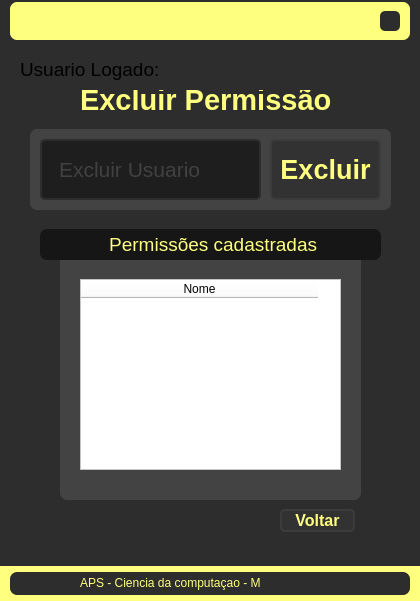
<?xml version="1.0" encoding="UTF-8"?>
<ui version="4.0">
 <class>MainWindow</class>
 <widget class="QMainWindow" name="MainWindow">
  <property name="geometry">
   <rect>
    <x>0</x>
    <y>0</y>
    <width>420</width>
    <height>601</height>
   </rect>
  </property>
  <property name="minimumSize">
   <size>
    <width>420</width>
    <height>600</height>
   </size>
  </property>
  <property name="windowTitle">
   <string>MainWindow</string>
  </property>
  <widget class="QWidget" name="centralwidget">
   <layout class="QVBoxLayout" name="verticalLayout">
    <property name="spacing">
     <number>0</number>
    </property>
    <property name="leftMargin">
     <number>0</number>
    </property>
    <property name="topMargin">
     <number>0</number>
    </property>
    <property name="rightMargin">
     <number>0</number>
    </property>
    <property name="bottomMargin">
     <number>0</number>
    </property>
    <item>
     <widget class="QFrame" name="topbar">
      <property name="maximumSize">
       <size>
        <width>16777215</width>
        <height>40</height>
       </size>
      </property>
      <property name="styleSheet">
       <string notr="true">background-color: rgb(45, 45, 45);</string>
      </property>
      <property name="frameShape">
       <enum>QFrame::NoFrame</enum>
      </property>
      <property name="frameShadow">
       <enum>QFrame::Raised</enum>
      </property>
      <layout class="QHBoxLayout" name="horizontalLayout_3">
       <property name="spacing">
        <number>0</number>
       </property>
       <property name="leftMargin">
        <number>0</number>
       </property>
       <property name="topMargin">
        <number>2</number>
       </property>
       <property name="rightMargin">
        <number>0</number>
       </property>
       <property name="bottomMargin">
        <number>0</number>
       </property>
       <item>
        <widget class="QFrame" name="frame_4">
         <property name="maximumSize">
          <size>
           <width>400</width>
           <height>16777215</height>
          </size>
         </property>
         <property name="styleSheet">
          <string notr="true">background-color: rgb(255, 255, 127);
border-radius: 7px;</string>
         </property>
         <property name="frameShape">
          <enum>QFrame::StyledPanel</enum>
         </property>
         <property name="frameShadow">
          <enum>QFrame::Raised</enum>
         </property>
         <layout class="QHBoxLayout" name="horizontalLayout_4">
          <property name="spacing">
           <number>3</number>
          </property>
          <property name="leftMargin">
           <number>10</number>
          </property>
          <property name="topMargin">
           <number>3</number>
          </property>
          <property name="rightMargin">
           <number>10</number>
          </property>
          <property name="bottomMargin">
           <number>3</number>
          </property>
          <item>
           <widget class="QLabel" name="label_7">
            <property name="text">
             <string/>
            </property>
            <property name="alignment">
             <set>Qt::AlignLeading|Qt::AlignLeft|Qt::AlignVCenter</set>
            </property>
           </widget>
          </item>
          <item>
           <widget class="QPushButton" name="pushButton_2">
            <property name="maximumSize">
             <size>
              <width>20</width>
              <height>20</height>
             </size>
            </property>
            <property name="styleSheet">
             <string notr="true">QPushButton {

	background-color: rgb(45, 45, 45);
	border-radius: 5px;	
	background-position: center;	
}
QPushButton:hover {
	
	background-color: rgb(255, 102, 105);
	color: rgb(200, 200, 200);
}
QPushButton:pressed {
	background-color: rgb(170, 0, 0);
	color: rgb(200, 200, 200);
}</string>
            </property>
            <property name="text">
             <string/>
            </property>
            <property name="icon">
             <iconset>
              <normaloff>../../Imagens/cil-x.png</normaloff>../../Imagens/cil-x.png</iconset>
            </property>
           </widget>
          </item>
         </layout>
        </widget>
       </item>
      </layout>
     </widget>
    </item>
    <item>
     <widget class="QFrame" name="frame_2">
      <property name="styleSheet">
       <string notr="true">background-color: rgb(45, 45, 45);</string>
      </property>
      <property name="frameShape">
       <enum>QFrame::NoFrame</enum>
      </property>
      <property name="frameShadow">
       <enum>QFrame::Raised</enum>
      </property>
      <layout class="QHBoxLayout" name="horizontalLayout">
       <item>
        <widget class="QFrame" name="frame">
         <property name="minimumSize">
          <size>
           <width>400</width>
           <height>500</height>
          </size>
         </property>
         <property name="maximumSize">
          <size>
           <width>400</width>
           <height>10000</height>
          </size>
         </property>
         <property name="styleSheet">
          <string notr="true">background-color: rgb(45, 45, 45);</string>
         </property>
         <property name="frameShape">
          <enum>QFrame::NoFrame</enum>
         </property>
         <property name="frameShadow">
          <enum>QFrame::Raised</enum>
         </property>
         <widget class="QLabel" name="label_6">
          <property name="geometry">
           <rect>
            <x>70</x>
            <y>180</y>
            <width>231</width>
            <height>31</height>
           </rect>
          </property>
          <property name="font">
           <font>
            <pointsize>13</pointsize>
            <weight>75</weight>
            <bold>true</bold>
           </font>
          </property>
          <property name="styleSheet">
           <string notr="true">color: rgb(255, 0, 0);</string>
          </property>
          <property name="text">
           <string/>
          </property>
         </widget>
         <widget class="QLabel" name="label_5">
          <property name="geometry">
           <rect>
            <x>70</x>
            <y>300</y>
            <width>231</width>
            <height>31</height>
           </rect>
          </property>
          <property name="font">
           <font>
            <pointsize>13</pointsize>
            <weight>75</weight>
            <bold>true</bold>
           </font>
          </property>
          <property name="styleSheet">
           <string notr="true">color: rgb(255, 0, 0);</string>
          </property>
          <property name="text">
           <string/>
          </property>
         </widget>
         <widget class="QLineEdit" name="lineEdit">
          <property name="geometry">
           <rect>
            <x>30</x>
            <y>90</y>
            <width>221</width>
            <height>61</height>
           </rect>
          </property>
          <property name="font">
           <font>
            <family>Segoe UI</family>
            <pointsize>16</pointsize>
           </font>
          </property>
          <property name="styleSheet">
           <string notr="true">QLineEdit {
	border: 2px solid rgb(45, 45, 45);
	border-radius: 5px;
	padding: 15px;
	background-color: rgb(30, 30, 30);	
	color: rgb(100, 100, 100);
}
QLineEdit:hover {
	border: 2px solid rgb(55, 55, 55);}
QLineEdit:focus {
	border: 2px solid rgb(255, 207, 0);	
	color: rgb(200, 200, 200);}</string>
          </property>
          <property name="inputMask">
           <string/>
          </property>
          <property name="text">
           <string/>
          </property>
          <property name="dragEnabled">
           <bool>false</bool>
          </property>
          <property name="readOnly">
           <bool>false</bool>
          </property>
          <property name="placeholderText">
           <string>Excluir Usuario</string>
          </property>
          <property name="clearButtonEnabled">
           <bool>true</bool>
          </property>
         </widget>
         <widget class="QPushButton" name="pushButton">
          <property name="geometry">
           <rect>
            <x>260</x>
            <y>90</y>
            <width>111</width>
            <height>61</height>
           </rect>
          </property>
          <property name="font">
           <font>
            <pointsize>20</pointsize>
            <weight>75</weight>
            <bold>true</bold>
           </font>
          </property>
          <property name="styleSheet">
           <string notr="true">
QPushButton {	
	background-color: rgb(50, 50, 50);
	border: 2px solid rgb(60, 60, 60);
	border-radius: 5px;
color: rgb(255, 255, 127);
}
QPushButton:hover {	
	background-color: rgb(60, 60, 60);
	border: 2px solid rgb(70, 70, 70);
}
QPushButton:pressed {	
	background-color: rgb(250, 230, 0);
	border: 2px solid rgb(250, 230, 0);	
	color: rgb(35, 35, 35);}</string>
          </property>
          <property name="text">
           <string>Excluir</string>
          </property>
         </widget>
         <widget class="QLabel" name="label">
          <property name="geometry">
           <rect>
            <x>70</x>
            <y>30</y>
            <width>271</width>
            <height>41</height>
           </rect>
          </property>
          <property name="font">
           <font>
            <pointsize>22</pointsize>
            <weight>75</weight>
            <bold>true</bold>
           </font>
          </property>
          <property name="styleSheet">
           <string notr="true">color: rgb(255, 255, 127);</string>
          </property>
          <property name="text">
           <string>Excluir Permissão</string>
          </property>
         </widget>
         <widget class="QLabel" name="label_8">
          <property name="geometry">
           <rect>
            <x>50</x>
            <y>180</y>
            <width>301</width>
            <height>271</height>
           </rect>
          </property>
          <property name="styleSheet">
           <string notr="true">background-color: rgb(67, 67, 67);

border-radius: 7px;

</string>
          </property>
          <property name="text">
           <string/>
          </property>
         </widget>
         <widget class="QLabel" name="label_9">
          <property name="geometry">
           <rect>
            <x>30</x>
            <y>180</y>
            <width>341</width>
            <height>31</height>
           </rect>
          </property>
          <property name="font">
           <font>
            <family>Segoe UI</family>
            <pointsize>14</pointsize>
            <weight>50</weight>
            <bold>false</bold>
           </font>
          </property>
          <property name="styleSheet">
           <string notr="true">background-color: rgb(22, 22, 22);
color: rgb(255, 255, 127);
border-radius: 7px;
</string>
          </property>
          <property name="text">
           <string> Permissões cadastradas</string>
          </property>
          <property name="alignment">
           <set>Qt::AlignCenter</set>
          </property>
         </widget>
         <widget class="QTableWidget" name="tableWidget">
          <property name="geometry">
           <rect>
            <x>70</x>
            <y>230</y>
            <width>261</width>
            <height>191</height>
           </rect>
          </property>
          <property name="font">
           <font>
            <pointsize>13</pointsize>
            <weight>75</weight>
            <bold>true</bold>
           </font>
          </property>
          <property name="styleSheet">
           <string notr="true">background-color: rgb(255, 255, 255);</string>
          </property>
          <attribute name="horizontalHeaderDefaultSectionSize">
           <number>237</number>
          </attribute>
          <column>
           <property name="text">
            <string>Nome</string>
           </property>
          </column>
         </widget>
         <widget class="QLabel" name="label_3">
          <property name="geometry">
           <rect>
            <x>70</x>
            <y>421</y>
            <width>261</width>
            <height>21</height>
           </rect>
          </property>
          <property name="font">
           <font>
            <pointsize>13</pointsize>
            <weight>75</weight>
            <bold>true</bold>
           </font>
          </property>
          <property name="styleSheet">
           <string notr="true">color: rgb(255, 0, 0);
background-color: rgb(67, 67, 67);
</string>
          </property>
          <property name="text">
           <string/>
          </property>
         </widget>
         <widget class="QLabel" name="label_10">
          <property name="geometry">
           <rect>
            <x>20</x>
            <y>80</y>
            <width>361</width>
            <height>81</height>
           </rect>
          </property>
          <property name="styleSheet">
           <string notr="true">background-color: rgb(67, 67, 67);

border-radius: 7px;

</string>
          </property>
          <property name="text">
           <string/>
          </property>
         </widget>
         <widget class="QLabel" name="label_11">
          <property name="geometry">
           <rect>
            <x>10</x>
            <y>0</y>
            <width>141</width>
            <height>41</height>
           </rect>
          </property>
          <property name="font">
           <font>
            <family>Segoe UI</family>
            <pointsize>14</pointsize>
           </font>
          </property>
          <property name="text">
           <string>Usuario Logado:</string>
          </property>
         </widget>
         <widget class="QLabel" name="label_12">
          <property name="geometry">
           <rect>
            <x>150</x>
            <y>0</y>
            <width>241</width>
            <height>41</height>
           </rect>
          </property>
          <property name="font">
           <font>
            <family>Segoe UI</family>
            <pointsize>12</pointsize>
            <weight>75</weight>
            <bold>true</bold>
           </font>
          </property>
          <property name="styleSheet">
           <string notr="true">color: rgb(170, 0, 0);</string>
          </property>
          <property name="text">
           <string/>
          </property>
         </widget>
         <widget class="QPushButton" name="pushButton_3">
          <property name="geometry">
           <rect>
            <x>270</x>
            <y>460</y>
            <width>75</width>
            <height>23</height>
           </rect>
          </property>
          <property name="font">
           <font>
            <pointsize>12</pointsize>
            <weight>75</weight>
            <italic>false</italic>
            <bold>true</bold>
           </font>
          </property>
          <property name="styleSheet">
           <string notr="true">QPushButton {	
	background-color: rgb(50, 50, 50);
	border: 2px solid rgb(60, 60, 60);
	border-radius: 5px;
color: rgb(255, 255, 127);
}
QPushButton:hover {	
	background-color: rgb(60, 60, 60);
	border: 2px solid rgb(70, 70, 70);
}
QPushButton:pressed {	
	background-color: rgb(250, 230, 0);
	border: 2px solid rgb(250, 230, 0);	
	color: rgb(35, 35, 35);}</string>
          </property>
          <property name="text">
           <string>Voltar</string>
          </property>
         </widget>
         <zorder>label</zorder>
         <zorder>label_10</zorder>
         <zorder>label_5</zorder>
         <zorder>label_6</zorder>
         <zorder>lineEdit</zorder>
         <zorder>pushButton</zorder>
         <zorder>label_8</zorder>
         <zorder>label_9</zorder>
         <zorder>tableWidget</zorder>
         <zorder>label_3</zorder>
         <zorder>label_11</zorder>
         <zorder>label_12</zorder>
         <zorder>pushButton_3</zorder>
        </widget>
       </item>
      </layout>
     </widget>
    </item>
    <item>
     <widget class="QFrame" name="rodape">
      <property name="maximumSize">
       <size>
        <width>16777215</width>
        <height>35</height>
       </size>
      </property>
      <property name="styleSheet">
       <string notr="true">background-color: rgb(255, 255, 127);</string>
      </property>
      <property name="frameShape">
       <enum>QFrame::NoFrame</enum>
      </property>
      <property name="frameShadow">
       <enum>QFrame::Raised</enum>
      </property>
      <layout class="QHBoxLayout" name="horizontalLayout_2">
       <property name="spacing">
        <number>2</number>
       </property>
       <property name="leftMargin">
        <number>2</number>
       </property>
       <property name="topMargin">
        <number>2</number>
       </property>
       <property name="rightMargin">
        <number>2</number>
       </property>
       <property name="bottomMargin">
        <number>2</number>
       </property>
       <item>
        <widget class="QFrame" name="frame_3">
         <property name="minimumSize">
          <size>
           <width>400</width>
           <height>20</height>
          </size>
         </property>
         <property name="maximumSize">
          <size>
           <width>23</width>
           <height>23</height>
          </size>
         </property>
         <property name="styleSheet">
          <string notr="true">background-color: rgb(45, 45, 45);
border-radius: 7px;</string>
         </property>
         <property name="frameShape">
          <enum>QFrame::StyledPanel</enum>
         </property>
         <property name="frameShadow">
          <enum>QFrame::Raised</enum>
         </property>
         <widget class="QLabel" name="label_2">
          <property name="geometry">
           <rect>
            <x>70</x>
            <y>0</y>
            <width>181</width>
            <height>21</height>
           </rect>
          </property>
          <property name="styleSheet">
           <string notr="true">color: rgb(255, 255, 127);</string>
          </property>
          <property name="text">
           <string>APS - Ciencia da computaçao - MD5</string>
          </property>
         </widget>
        </widget>
       </item>
      </layout>
     </widget>
    </item>
   </layout>
  </widget>
  <widget class="QMenuBar" name="menubar">
   <property name="geometry">
    <rect>
     <x>0</x>
     <y>0</y>
     <width>420</width>
     <height>21</height>
    </rect>
   </property>
  </widget>
 </widget>
 <resources>
  <include location="file_rc.qrc"/>
 </resources>
 <connections/>
</ui>
